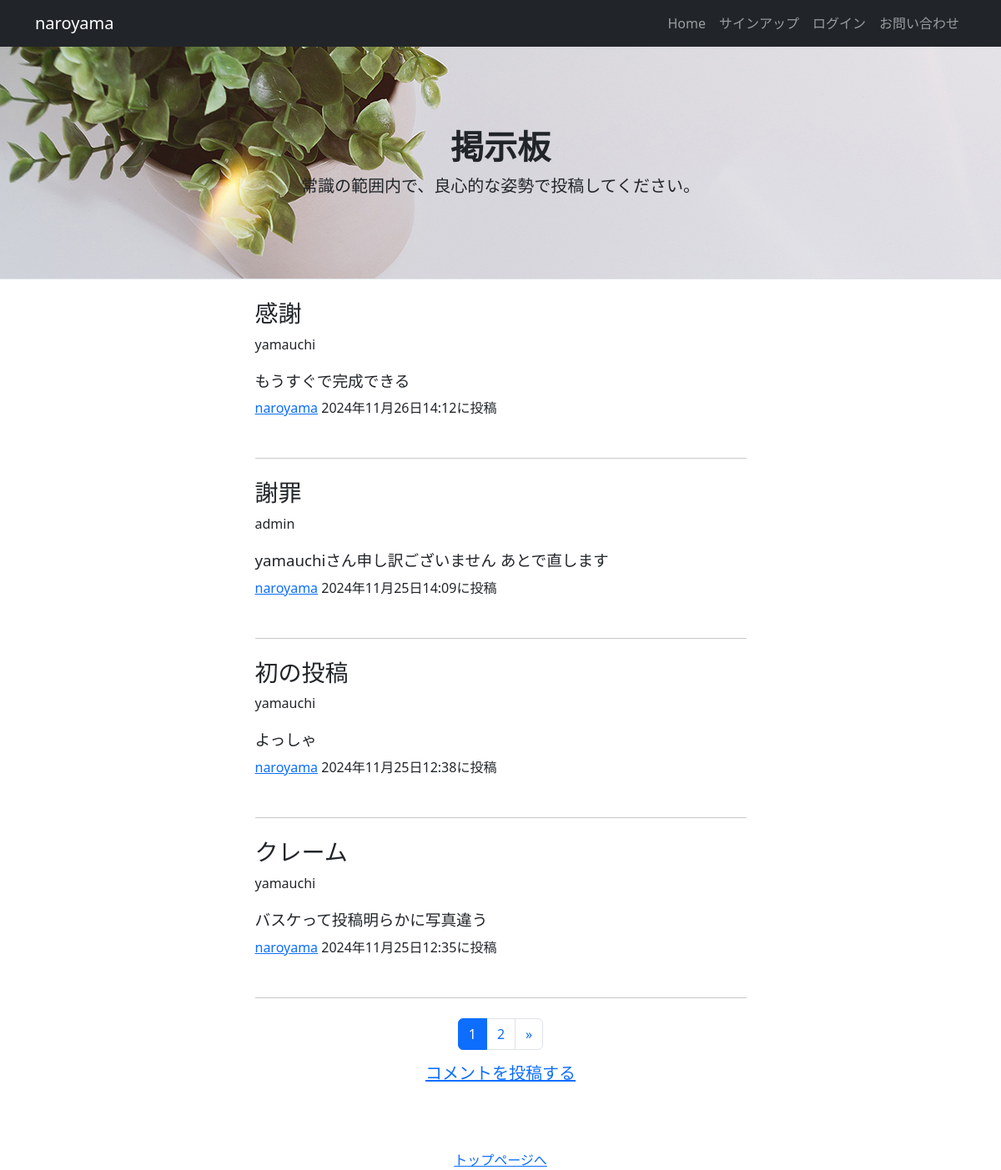
/comment/, run on the app's committed database.
### comento/models.py (models this page shows, shortened)
class Comment(models.Model):
  user = models.ForeignKey(
        CustomUser,
        verbose_name='ユーザー',
        on_delete=models.CASCADE
        )
  title = models.CharField(
      verbose_name='タイトル', # フィールドのタイトル
      max_length=200        # 最大文字数は200
    )
  content=models.TextField(
    verbose_name='本文'
  )
  posted_at=models.DateTimeField(
    verbose_name='投稿日時',
    auto_now_add=True
  )

### accounts/models.py (models this page shows)
class CustomUser(AbstractUser):
  pass

### comento/views.py (the view)
# urls.py: path('comment/',views.CommentView.as_view(),name='comment'),
class CommentView(ListView):
  template_name='comment_list.html'
  model=Comment
  queryset=Comment.objects.order_by('-posted_at')
  paginate_by=4

### comento/templates/comment_list.html (shortened to what this page needs)
{% extends 'base.html' %}
{% load static %}
        {% block header %}
        <header class="py-5 bg-light border-bottom mb-4"style="background-image: url({% static 'assets/img/home-bg.jpg' %})">
          <div class="container">
              <div class="text-center my-5">
                  <h1 class="fw-bolder">掲示板</h1>
                  <p class="lead mb-0">常識の範囲内で、良心的な姿勢で投稿してください。</p>
              </div>
          </div>
        </header>
        {% endblock %}
        {% block contents %}
        <div class="container px-4 px-lg-5">
            <div class="row gx-4 gx-lg-5 justify-content-center">
                <div class="col-md-10 col-lg-8 col-xl-7">
                    {% for record in object_list %}
                    <div class="post-preview">
                            <h3 class="post-title">
                               {{record.title}}</h3>
                               <p>{{record.user.username}}</p>
                            <h4 class="post-subtitle">
                                <span style="font-size: 14pt;">
                                   {{record.content|truncatechars:50}}
                                 </span>
                            </h4>
                            <a href="{% url 'novelapp:index' %}">naroyama</a>
                            {{record.posted_at}}に投稿
                            <br>
                            <br>
                    </div>
                    <hr class="my-4" />
                    {% endfor %}
                    {% include "pagination.html" %}
                </div>
                <div class='text-center'>
                  <div class='button'type='submit'><a href="{% url 'comento:post_comment' %}">
                    <h5>コメントを投稿する</h5></a>
                  </div>
                </div>
            </div>
        </div>
        {% endblock %}

### data on the page
Comment: title "感謝", user.username "yamauchi", content "もうすぐで完成できる", posted_at "2024年11月26日14:12"
Comment: title "謝罪", user.username "admin", content "yamauchiさん申し訳ございません あとで直します", posted_at "2024年11月25日14:09"
Comment: title "初の投稿", user.username "yamauchi", content "よっしゃ", posted_at "2024年11月25日12:38"
Comment: title "クレーム", user.username "yamauchi", content "バスケって投稿明らかに写真違う", posted_at "2024年11月25日12:35"

### other printed values
{{ num }} "1"
{{ num }} "2"
